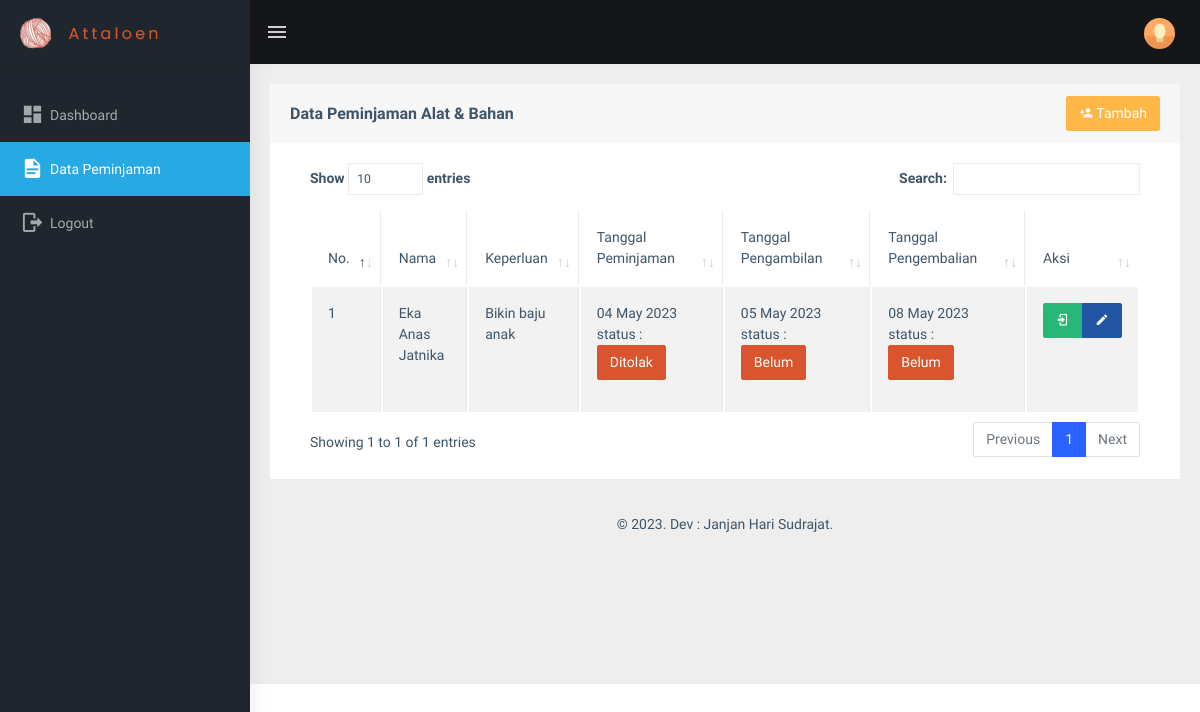
Page /view_peminjaman/user_peminjaman.php (signed in) on the earlier database version.
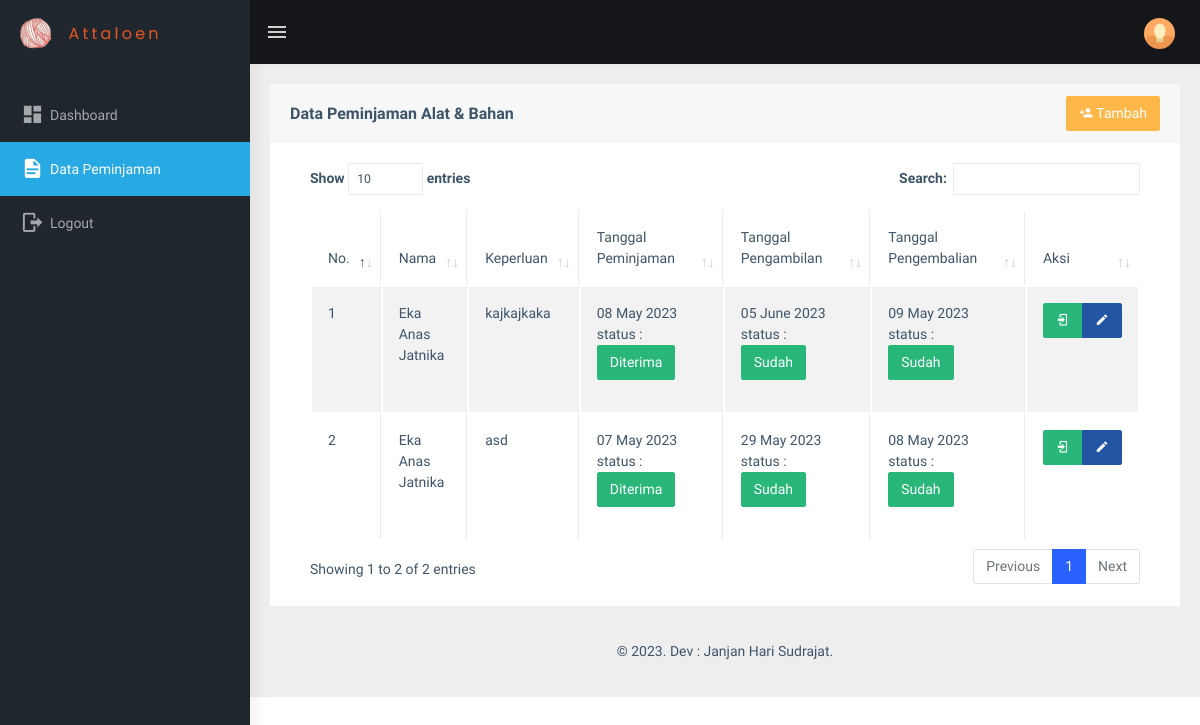
Same page on the later database version.
### tables this page shows
CREATE TABLE `peminjaman` (
  `id_peminjaman` int(11) NOT NULL,
  `id_karyawan` int(11) NOT NULL,
  `keperluan` text NOT NULL,
  `tanggal_peminjaman` date NOT NULL,
  `tanggal_pengambilan` date NOT NULL,
  `tanggal_pengembalian` date NOT NULL,
  `status_peminjaman` int(11) NOT NULL,
  `status_pengambilan` int(11) NOT NULL,
  `status_pengembalian` int(11) NOT NULL
);

CREATE TABLE `users` (
  `id_user` int(11) NOT NULL,
  `nama` varchar(255) NOT NULL,
  `username` varchar(255) NOT NULL,
  `email` varchar(255) NOT NULL,
  `password` varchar(255) NOT NULL,
  `phone` varchar(40) NOT NULL,
  `image` varchar(255) NOT NULL,
  `role_id` int(10) NOT NULL,
  `date_created` date NOT NULL,
  `is_active` int(10) NOT NULL
);

### functions.php (called while the page is built, shortened)
<?php
$conn = mysqli_connect("localhost", "root", "", "db_sippa");
function query($query)
{
    global $conn;
    $result = mysqli_query($conn, $query);
    $rows = [];
    while ($row = mysqli_fetch_assoc($result)) {
        $rows[] = $row;
    }
    return $rows;
}

### view_peminjaman/user_peminjaman.php (the view, shortened to what the changed rows need)
<?php
include "../templates/header.php";
$id_u = $user["id_user"];
$peminjaman = query(
    "SELECT * FROM peminjaman
    INNER JOIN users ON peminjaman.id_karyawan = users.id_user
    WHERE id_user = $id_u
    ORDER BY id_peminjaman DESC"
);
?>
<div class="page-wrapper">
    <div class="container-fluid">
        <div class="row">
            <div class="col-md-12">
                <div class="card">
                    <div class="card-body">
                        <div class="table-responsive">
                            <table id="zero_config" class="table table-striped table-bordered">
                                <thead>
                                    <tr>
                                        <th>No.</th>
                                        <th>Nama</th>
                                        <th>Keperluan</th>
                                        <th style="width: 500pt;">Tanggal Peminjaman</th>
                                        <th style="width: 500pt;">Tanggal Pengambilan</th>
                                        <th style="width: 500pt;">Tanggal Pengembalian</th>
                                        <th>Aksi</th>
                                    </tr>
                                </thead>
                                <tbody>
                                    <?php $i = 1; ?>
                                    <?php foreach ($peminjaman as $p): ?>
                                        <tr>
                                            <td>
                                                <?= $i; ?>
                                            </td>
                                            <td>
                                                <?= $p["nama"]; ?>
                                            </td>
                                            <td>
                                                <?= $p["keperluan"]; ?>
                                            </td>
                                            <td>
                                                <?= date('d F Y', strtotime($p["tanggal_peminjaman"])); ?>
                                                <p>status : <br>
                                                    <a
                                                        href="status_peminjaman.php?id_peminjaman=<?= $p["id_peminjaman"] ?>">
                                                        <?php if ($p["status_peminjaman"] == 1): ?>
                                                            <span class="btn btn-success text-white">Diterima</span>
                                                        <?php elseif ($p["status_peminjaman"] == 2): ?>
                                                            <span class="btn btn-warning">Pending</span>
                                                        <?php else: ?>
                                                            <span class="btn btn-danger">Ditolak</span>
                                                        <?php endif; ?>
                                                    </a>
                                                </p>
                                            </td>
                                            <td>
                                                <?= date('d F Y', strtotime($p["tanggal_pengambilan"])); ?>
                                                <p>status : <br>
                                                    <a
                                                        href="status_pengambilan.php?id_peminjaman=<?= $p["id_peminjaman"] ?>">
                                                        <?php if ($p["status_pengambilan"] == 1): ?>
                                                            <span class="btn btn-success text-white">Sudah</span>
                                                        <?php else: ?>
                                                            <span class="btn btn-danger">Belum</span>
                                                        <?php endif; ?>
                                                    </a>
                                                </p>
                                            </td>
                                            <td>
                                                <?= date('d F Y', strtotime($p["tanggal_pengembalian"])); ?>
                                                <p>status : <br>
                                                    <a
                                                        href="status_pengembalian.php?id_peminjaman=<?= $p["id_peminjaman"] ?>">
                                                        <?php if ($p["status_pengembalian"] == 1): ?>
                                                            <span class="btn btn-success text-white">Sudah</span>
                                                        <?php else: ?>
                                                            <span class="btn btn-danger">Belum</span>
                                                        <?php endif; ?>
                                                    </a>
                                                </p>
                                            </td>
                                            <td>
                                                <div class="btn-group btn-group-toggle" data-toggle="buttons">
                                                    <a href="peminjaman_detail.php?id_peminjaman=<?= $p["id_peminjaman"] ?>"
                                                        class="btn btn-success text-white"><i class="mdi mdi-login"></i></a>
                                                    <a href="peminjaman_edit.php?id_peminjaman=<?= $p["id_peminjaman"] ?>"
                                                        class="btn btn-info text-white"><i class="mdi mdi-pencil"></i></a>
                                                </div>
                                            </td>
                                        </tr>
                                        <?php $i++; ?>
                                    <?php endforeach; ?>
                            </table>
                        </div>
                    </div>
                </div>
            </div>
        </div>
        <?php
        include "../templates/footer.php";
        ?>

Differences in the rows shown:
removed peminjaman: users.nama "Eka Anas Jatnika", keperluan "Bikin baju anak", tanggal_peminjaman "04 May 2023", shows "Ditolak", tanggal_pengambilan "05 May 2023", shows "Belum", tanggal_pengembalian "08 May 2023"
added peminjaman: users.nama "Eka Anas Jatnika", keperluan "kajkajkaka", tanggal_peminjaman "08 May 2023", status_peminjaman "Diterima", tanggal_pengambilan "05 June 2023", status_pengambilan "Sudah", tanggal_pengembalian "09 May 2023", status_pengembalian "Sudah"
added peminjaman: users.nama "Eka Anas Jatnika", keperluan "asd", tanggal_peminjaman "07 May 2023", status_peminjaman "Diterima", tanggal_pengambilan "29 May 2023", status_pengambilan "Sudah", tanggal_pengembalian "08 May 2023", status_pengembalian "Sudah"
Other differences:
text written by a page script: "Show entries Search: Showing 1 to 1 of 1 entries Previous 1 Next" → "Show entries Search: Showing 1 to 2 of 2 entries Previous 1 Next"
